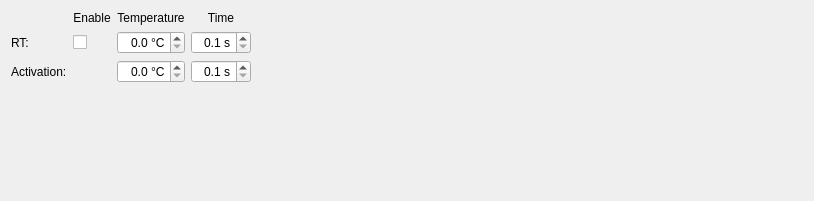
      <widget class="QWidget" name="rtTab">
       <attribute name="title">
        <string>RT</string>
       </attribute>
       <layout class="QGridLayout" name="gridLayout_8">
        <item row="0" column="1">
         <widget class="QLabel" name="rtEnableLabel">
          <property name="text">
           <string>Enable</string>
          </property>
          <property name="alignment">
           <set>Qt::AlignCenter</set>
          </property>
         </widget>
        </item>
        <item row="0" column="2">
         <widget class="QLabel" name="rtTemperatureLabel">
          <property name="text">
           <string>Temperature</string>
          </property>
          <property name="alignment">
           <set>Qt::AlignCenter</set>
          </property>
         </widget>
        </item>
        <item row="0" column="3">
         <widget class="QLabel" name="rtTimeLabel">
          <property name="text">
           <string>Time</string>
          </property>
          <property name="alignment">
           <set>Qt::AlignCenter</set>
          </property>
         </widget>
        </item>
        <item row="1" column="0">
         <widget class="QLabel" name="rtRtLabel">
          <property name="text">
           <string>RT:</string>
          </property>
         </widget>
        </item>
        <item row="1" column="1">
         <widget class="QCheckBox" name="rtRtEnableBox">
          <property name="text">
           <string/>
          </property>
         </widget>
        </item>
        <item row="1" column="2">
         <widget class="QDoubleSpinBox" name="rtRtTemperatureBox">
          <property name="alignment">
           <set>Qt::AlignRight|Qt::AlignTrailing|Qt::AlignVCenter</set>
          </property>
          <property name="suffix">
           <string> °C</string>
          </property>
          <property name="decimals">
           <number>1</number>
          </property>
          <property name="maximum">
           <double>99.900000000000006</double>
          </property>
         </widget>
        </item>
        <item row="1" column="3">
         <widget class="QDoubleSpinBox" name="rtRtTimeBox">
          <property name="alignment">
           <set>Qt::AlignRight|Qt::AlignTrailing|Qt::AlignVCenter</set>
          </property>
          <property name="suffix">
           <string> s</string>
          </property>
          <property name="decimals">
           <number>1</number>
          </property>
          <property name="minimum">
           <double>0.100000000000000</double>
          </property>
          <property name="maximum">
           <double>99.900000000000006</double>
          </property>
         </widget>
        </item>
        <item row="1" column="4">
         <spacer name="rtHSpacer">
          <property name="orientation">
           <enum>Qt::Horizontal</enum>
          </property>
          <property name="sizeHint" stdset="0">
           <size>
            <width>552</width>
            <height>20</height>
           </size>
          </property>
         </spacer>
        </item>
        <item row="2" column="0">
         <widget class="QLabel" name="rtActivationLabel">
          <property name="text">
           <string>Activation:</string>
          </property>
         </widget>
        </item>
        <item row="2" column="2">
         <widget class="QDoubleSpinBox" name="rtActivationTemperatureBox">
          <property name="alignment">
           <set>Qt::AlignRight|Qt::AlignTrailing|Qt::AlignVCenter</set>
          </property>
          <property name="suffix">
           <string> °C</string>
          </property>
          <property name="decimals">
           <number>1</number>
          </property>
          <property name="maximum">
           <double>99.900000000000006</double>
          </property>
         </widget>
        </item>
        <item row="2" column="3">
         <widget class="QDoubleSpinBox" name="rtActivationTimeBox">
          <property name="alignment">
           <set>Qt::AlignRight|Qt::AlignTrailing|Qt::AlignVCenter</set>
          </property>
          <property name="suffix">
           <string> s</string>
          </property>
          <property name="decimals">
           <number>1</number>
          </property>
          <property name="minimum">
           <double>0.100000000000000</double>
          </property>
          <property name="maximum">
           <double>99.900000000000006</double>
          </property>
         </widget>
        </item>
        <item row="3" column="0">
         <spacer name="rtVSpacer">
          <property name="orientation">
           <enum>Qt::Vertical</enum>
          </property>
          <property name="sizeType">
           <enum>QSizePolicy::Expanding</enum>
          </property>
          <property name="sizeHint" stdset="0">
           <size>
            <width>20</width>
            <height>107</height>
           </size>
          </property>
         </spacer>
        </item>
       </layout>
      </widget>
